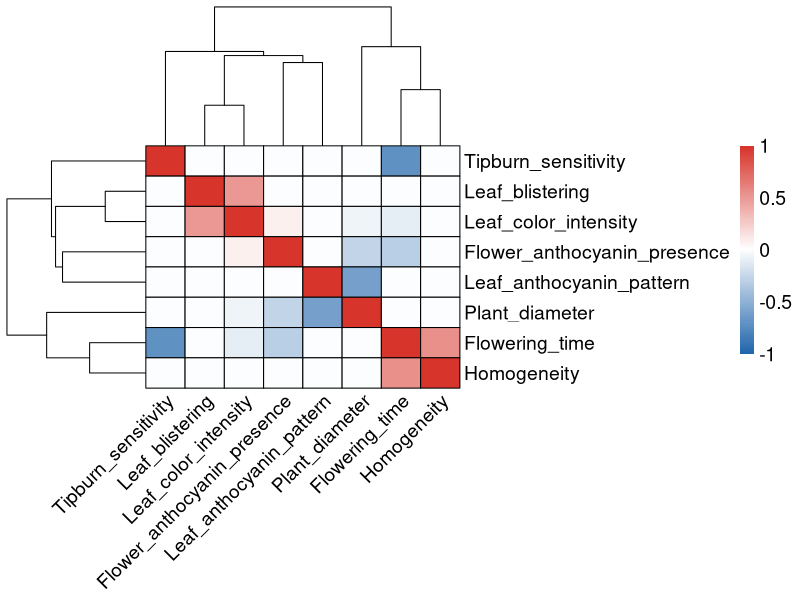

Recreate this plot in R.
# ==============================================================================
# Script: Plot_Figure1B.R
# Purpose: Generate the Genetic Correlation Landscape (Figure 1B)
# Usage: Ensure 'Final_GCTA_rG_Results.csv' is in the working directory.
# ==============================================================================

# 1. Load required libraries
library(pheatmap)
library(reshape2)

# 2. Load the input data
# Ensure the CSV file is located in the same directory as this script
df_rg <- read.csv("Final_GCTA_rG_Results.csv", stringsAsFactors = FALSE)
df_rg <- df_rg[, 1:3]
colnames(df_rg) <- c("Trait_A", "Trait_B", "rG")
df_rg$Trait_A <- trimws(df_rg$Trait_A)
df_rg$Trait_B <- trimws(df_rg$Trait_B)

# 3. Construct and clean the genetic correlation matrix
mat <- acast(rbind(df_rg, data.frame(Trait_A=df_rg$Trait_B, Trait_B=df_rg$Trait_A, rG=df_rg$rG)), 
             Trait_A ~ Trait_B, value.var = "rG", fun.aggregate = mean, fill = 0)
diag(mat) <- 1

# Filter out rows/columns with negligible genetic correlation (besides diagonal)
mat_clean <- mat[rowSums(abs(mat) > 0.001) > 1, colSums(abs(mat) > 0.001) > 1]

# 4. Generate the heatmap
# Output saved as a 300 DPI PNG file
png("Figure_1B_Genetic_Correlation_Landscape.png", width = 3000, height = 3000, res = 300)

pheatmap(mat_clean, 
         color = colorRampPalette(c("#2166AC", "white", "#D73027"))(100), 
         breaks = seq(-1, 1, length.out = 100),
         cluster_rows = TRUE, 
         cluster_cols = TRUE,
         angle_col = 45,
         border_color = "black", 
         fontsize = 14,
         main = NA,
         treeheight_row = 100,
         treeheight_col = 100,
         legend = TRUE)

dev.off()
cat("Figure 1B has been generated successfully.\n")
